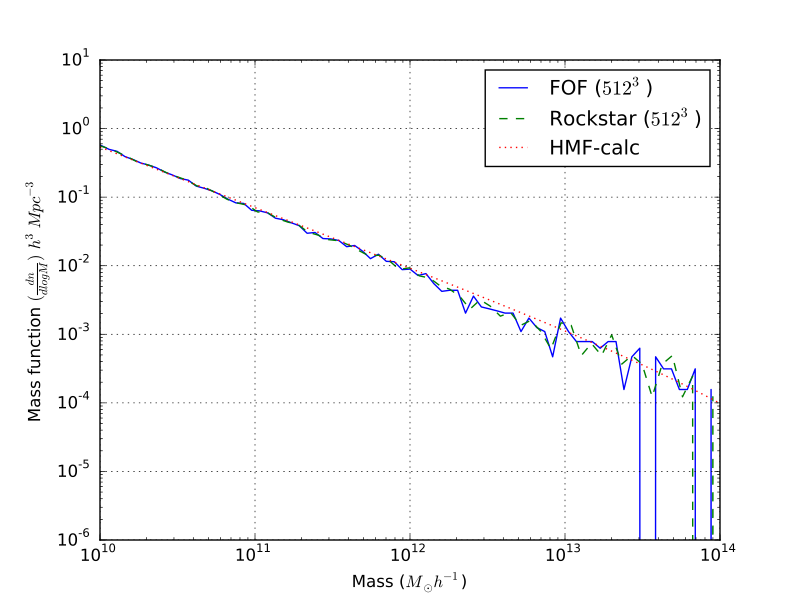

The script that drew this image:
# Plot simulation halo mass function and compare it with theorical results usgin HMFcalc
# ( http://hmf.icrar.org/ )
#
#
#

from pygadget import Fof

import numpy as np

from matplotlib.pyplot import *


def mass_function(mass, volume, n_bins):
    """ Calculate halo mass function

    Parameters:
        mass:   mass array in M_Sun / h
        volume: simulation volume in Mpc / h
        n_bins: numer of bins

    return mass, dn/dlogM
    """
    bins = np.logspace(np.log10(mass.min()), np.log10(mass.max()), n_bins)

    hist_result = np.histogram(fof.groupmass, bins=bins)

    m = []
    dlogm = []
    for i in range(1, hist_result[1].size):
        m.append((hist_result[1][i] + hist_result[1][i-1])/2)
        dlogm.append(np.log10(hist_result[1][i]) - np.log10(hist_result[1][i-1]))

    dlogm = np.array(dlogm)
    V = box_length**3
    dndlogm = hist_result[0]/(dlogm*V)

    return m, dndlogm

# FOF halos
basedir = '/home/lbignone/Simulations/wmmw/out512'

snapnum = 14

fof = Fof(basedir, snapnum)

dm_mass = 8.20612e+07 # dark matter mass in M_Sun/h
box_length = 50.0 # box length in Mpc/h
V = box_length**3
n = 100 # number of bins

fof.groupmass = fof.grouplen * dm_mass

m, dndlogm = mass_function(fof.groupmass, volume=V, n_bins=n)

plot(m, dndlogm, label="FOF ($512^3$)", linestyle="solid")


# Rockstar halos

rock_mass = np.genfromtxt(basedir+"/halos/14/hlist.txt", usecols=[21,])
rock_mass = rock_mass[rock_mass>0]

m, dndlogm = mass_function(rock_mass, volume=V, n_bins=n)

plot(m, dndlogm, label=r"Rockstar ($512^3$)", linestyle="dashed")

# Plot Theorical curve

fname = "hmfcalc/mVector_PLANCK-SMT .txt" # HMFCalc output

m, dndlogm = np.genfromtxt(fname, usecols=[0, 7], unpack=True)

plot(m, dndlogm, label="HMF-calc", linestyle="dotted")


xlabel(r"Mass ($M_\odot h^{-1}$)")
ylabel(r"Mass function $(\frac{dn}{dlogM})$ $h^3 Mpc^{-3}$")
xlim(1e10, 1e14)
xscale("log")
yscale("log")
legend(loc=0)
grid()

show()
